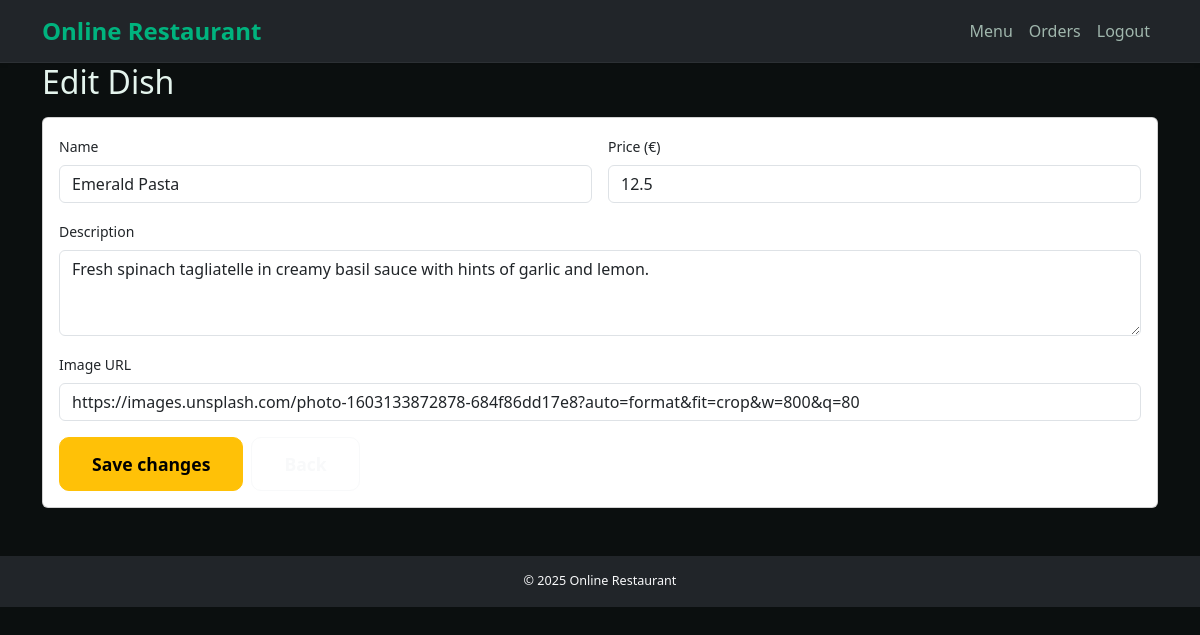
Page /admin/edit/1 (signed in) on the committed database.
### models/models.py (models this page shows)
class Dish(db.Model):
    id = db.Column(db.Integer, primary_key=True)
    name = db.Column(db.String(100), nullable=False)
    description = db.Column(db.Text, nullable=False)
    price = db.Column(db.Float, nullable=False)
    image_url = db.Column(db.String(255))

### routes/admin.py (the view, shortened to what this page needs)
@admin_bp.route('/admin/edit/<int:dish_id>', methods=['GET', 'POST'])
@login_required
def edit_dish(dish_id):
    if not current_user.is_admin:
        flash('Access denied.')
        return redirect(url_for('main.menu'))
    dish = Dish.query.get_or_404(dish_id)
    return render_template('edit_dish.html', dish=dish)

### app.py (called while the page is built)
@login_manager.user_loader
def load_user(user_id):
    return User.query.get(int(user_id))

def create_app():
    app = Flask(__name__)
    app.config.from_object(Config)
    app.config.from_pyfile('config.py', silent=True)
    db.init_app(app)
    migrate.init_app(app, db)
    login_manager.init_app(app)
    csrf.init_app(app)
    limiter.init_app(app)
    from routes.auth import auth_bp
    from routes.main import main_bp
    from routes.admin import admin_bp
    app.register_blueprint(auth_bp)
    app.register_blueprint(main_bp)
    app.register_blueprint(admin_bp)
    with app.app_context():
        db.create_all()
    @app.after_request
    def set_headers(resp):
        resp.headers["Content-Security-Policy"] = (
            "default-src 'self'; img-src 'self' data:; style-src 'self' 'unsafe-inline'"
        )
        return resp
    return app

### templates/edit_dish.html (shortened to what this page needs)
{% extends 'base.html' %}
{% block content %}
<h2 class="mb-3">Edit Dish</h2>
<form method="post" class="card p-3">
  <div class="row g-3">
    <div class="col-12 col-md-6">
      <label class="form-label small">Name</label>
      <input name="name" value="{{ dish.name }}" class="form-control" required>
    </div>
    <div class="col-12 col-md-6">
      <label class="form-label small">Price (€)</label>
      <input name="price" value="{{ dish.price }}" class="form-control" required>
    </div>
    <div class="col-12">
      <label class="form-label small">Description</label>
      <textarea name="description" class="form-control" rows="3">{{ dish.description }}</textarea>
    </div>
    <div class="col-12">
      <label class="form-label small">Image URL</label>
      <input name="image_url" value="{{ dish.image_url }}" class="form-control">
    </div>
  </div>
  <div class="mt-3 d-flex gap-2">
    <button type="submit" class="btn btn-warning">Save changes</button>
    <a href="{{ url_for('admin.admin_panel') }}" class="btn btn-outline-light">Back</a>
  </div>
</form>
{% endblock %}

### static/css/style.css (style rules this page uses)
:root { --green-main: #00b37e; --green-hover: #00d08a; --green-dark: #004d3f; --bg-dark: #0b0f0f; --text-light: #e4f4ed; --text-muted: #a0b7ad; }
body { background-color: var(--bg-dark); color: var(--text-light); font-family: "Poppins", "Segoe UI", sans-serif; margin: 0; padding: 0; height: 100vh; display: flex; flex-direction: column; }
.btn { text-decoration: none; font-size: 1.1rem; font-weight: 600; padding: 0.8rem 2rem; border-radius: 10px; transition: all 0.25s ease; }

### rows in the picture
Dish: name "Emerald Pasta", price "12.5", description "Fresh spinach tagliatelle in creamy basil sauce with hints of garlic and lemon.", image_url "https://images.unsplash.com/photo-1603133872878-684f86dd17e8?auto=format&fit=crop&w=800&q=80"
